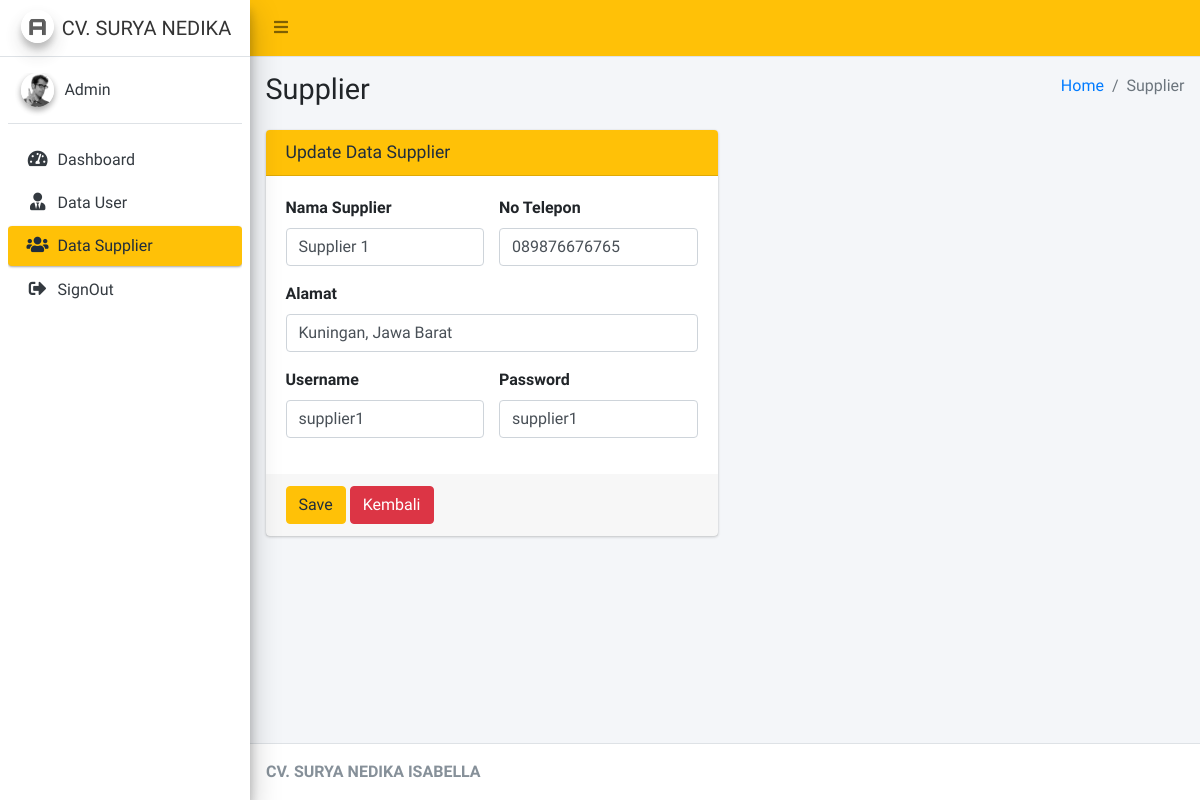
The app's page /Admin/cSupplier/edit/1 (signed in) with its own data.
### tables this page shows
CREATE TABLE `supplier` (
  `id_supplier` int(11) NOT NULL,
  `nama_supplier` varchar(125) NOT NULL,
  `alamat` text NOT NULL,
  `no_hp` varchar(15) NOT NULL,
  `username` varchar(50) NOT NULL,
  `password` varchar(50) NOT NULL
);

### application/controllers/Admin/cSupplier.php (called while the page is built, shortened)
<?php
class cSupplier extends CI_Controller
{
	public function __construct()
	{
		$this->load->model('mSupplier');
	}
	public function edit($id)
	{
		$this->form_validation->set_rules('nama', 'Nama Supplier', 'required');
		$this->form_validation->set_rules('no_hp', 'No Telepon', 'required');
		$this->form_validation->set_rules('alamat', 'Alamat', 'required');
		$this->form_validation->set_rules('username', 'Username', 'required');
		$this->form_validation->set_rules('password', 'Password', 'required');
		if ($this->form_validation->run() == FALSE) {
			$data = array(
				'supplier' => $this->mSupplier->edit($id)
			);
			$this->load->view('Admin/Layout/head');
			$this->load->view('Admin/Layout/aside');
			$this->load->view('Admin/Supplier/vUpdateSupplier', $data);
			$this->load->view('Admin/Layout/footer');
		}
	}
}

### index.php (called while the page is built, shortened)
<?php
require_once BASEPATH.'core/CodeIgniter.php';

### application/models/mSupplier.php (called while the page is built, shortened)
<?php
class mSupplier extends CI_Model
{
	public function edit($id)
	{
		$this->db->select('*');
		$this->db->from('supplier');
		$this->db->where('id_supplier', $id);
		return $this->db->get()->row();
	}
}

### application/views/Admin/Supplier/vUpdateSupplier.php (the view, shortened to what this page needs)
<div class="content-wrapper">
	<section class="content-header">
		<div class="container-fluid">
			<div class="row mb-2">
				<div class="col-sm-6">
					<h1>Supplier</h1>
				</div>
				<div class="col-sm-6">
					<ol class="breadcrumb float-sm-right">
						<li class="breadcrumb-item"><a href="#">Home</a></li>
						<li class="breadcrumb-item active">Supplier</li>
					</ol>
				</div>
			</div>
		</div>
	</section>
	<section class="content">
		<div class="container-fluid">
			<div class="row">
				<div class="col-md-6">
					<div class="card card-warning">
						<div class="card-header">
							<h3 class="card-title">Update Data Supplier</h3>
						</div>
						<form action="<?= base_url('Admin/cSupplier/edit/' . $supplier->id_supplier) ?>" method="POST" role="form">
							<div class="card-body">
								<div class="row">
									<div class="col-lg-6">
										<div class="form-group">
											<label for="exampleInputEmail1">Nama Supplier</label>
											<input type="text" value="<?= $supplier->nama_supplier ?>" name="nama" class="form-control" id="exampleInputEmail1" placeholder="Masukkan nama Supplier">
										</div>
									</div>
									<div class="col-lg-6">
										<div class="form-group">
											<label for="exampleInputPassword1">No Telepon</label>
											<input type="number" name="no_hp" value="<?= $supplier->no_hp ?>" class="form-control" id="exampleInputPassword1" placeholder="Masukkan no telepon">
										</div>
									</div>
								</div>
								<div class="form-group">
									<label for="exampleInputEmail1">Alamat</label>
									<input type="text" name="alamat" value="<?= $supplier->alamat ?>" class="form-control" id="exampleInputEmail1" placeholder="Masukkan alamat">
								</div>
								<div class="row">
									<div class="col-lg-6">
										<div class="form-group">
											<label for="exampleInputEmail1">Username</label>
											<input type="text" value="<?= $supplier->username ?>" name="username" class="form-control" id="exampleInputEmail1" placeholder="Masukkan Suppliername">
										</div>
									</div>
									<div class="col-lg-6">
										<div class="form-group">
											<label for="exampleInputEmail1">Password</label>
											<input type="text" value="<?= $supplier->password ?>" name="password" class="form-control" id="exampleInputEmail1" placeholder="Masukkan password">
										</div>
									</div>
								</div>
							</div>
							<div class="card-footer">
								<button type="submit" class="btn btn-warning">Save</button>
								<a href="<?= base_url('Admin/cSupplier') ?>" class="btn btn-danger">Kembali</a>
							</div>
						</form>
					</div>
				</div>
			</div>
		</div>
	</section>
</div>

### records on screen
supplier: nama "Supplier 1", no_hp "089876676765", alamat "Kuningan, Jawa Barat", username "supplier1", password "supplier1"
